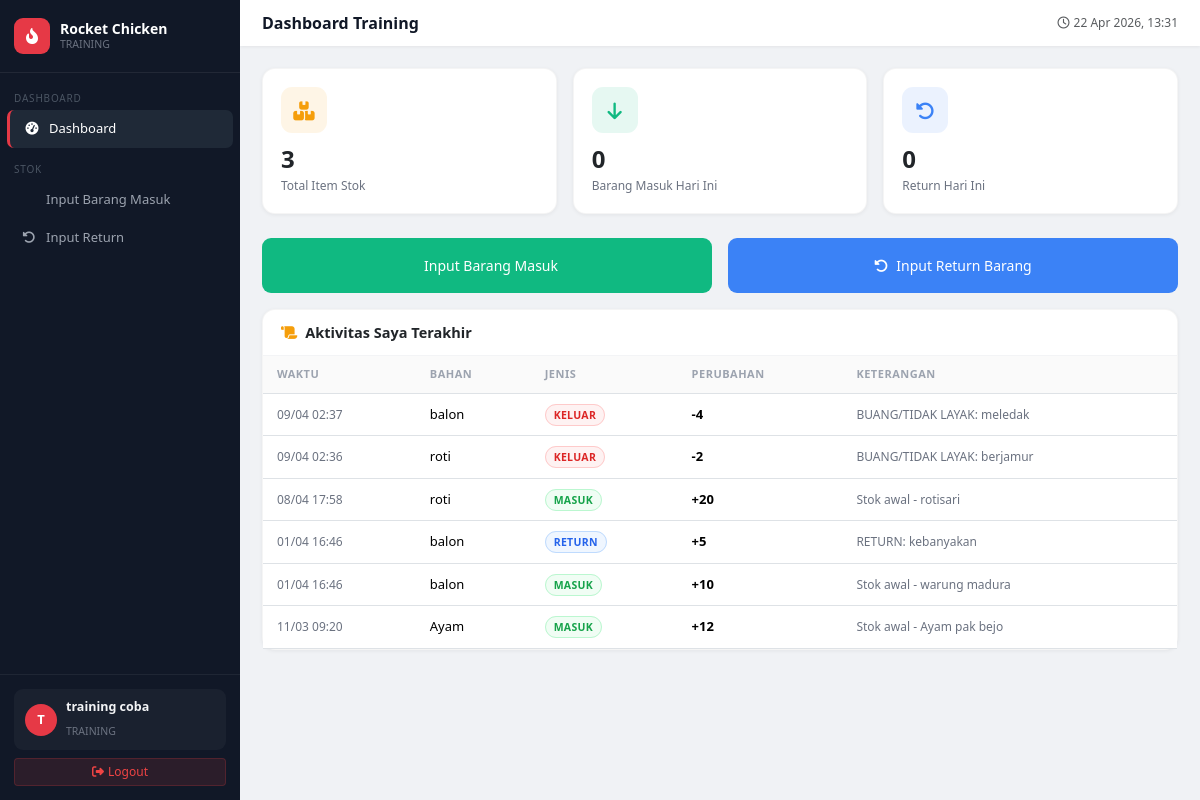
Page /view/training/dashboard.php (signed in) on the committed database.
### tables this page shows
CREATE TABLE `stok_log` (
  `id_log` int(11) NOT NULL,
  `id_stok` int(11) NOT NULL,
  `perubahan` int(11) NOT NULL,
  `alasan` text NOT NULL,
  `id_user` int(11) NOT NULL,
  `tanggal` timestamp NOT NULL DEFAULT current_timestamp(),
  `jenis` enum('MASUK','KELUAR','RETURN','') NOT NULL
);

CREATE TABLE `stok` (
  `id_stok` int(11) NOT NULL,
  `nama_bahan` varchar(100) NOT NULL,
  `jumlah` int(11) NOT NULL,
  `satuan` varchar(20) NOT NULL
);

### view/training/dashboard.php (the view, shortened to what this page needs)
<?php
require_once __DIR__ . '/../../config/database.php';
$totalStok = mysqli_fetch_assoc(mysqli_query($conn,"SELECT COUNT(*) c FROM stok"))['c'];
$totalMasuk= mysqli_fetch_assoc(mysqli_query($conn,"SELECT COUNT(*) c FROM stok_log WHERE jenis='MASUK' AND DATE(tanggal)=CURDATE()"))['c'];
$totalReturn=mysqli_fetch_assoc(mysqli_query($conn,"SELECT COUNT(*) c FROM return_barang WHERE DATE(tanggal)=CURDATE()"))['c'];
$recentLogs= mysqli_query($conn,"SELECT sl.*, s.nama_bahan FROM stok_log sl JOIN stok s ON sl.id_stok=s.id_stok WHERE sl.id_user=".(int)$_SESSION['id_user']." ORDER BY sl.tanggal DESC LIMIT 7");
include __DIR__ . '/../../includes/layout_start.php';
?>
<div class="row g-3 mb-4">
  <div class="col-sm-4">
    <div class="stat-card"><div class="s-ic mb-2" style="background:rgba(245,158,11,.1);color:#f59e0b"><i class="fa-solid fa-boxes-stacked"></i></div>
      <div style="font-size:24px;font-weight:800"><?=$totalStok?></div><div style="font-size:12px;color:#6b7280">Total Item Stok</div>
    </div>
  </div>
  <div class="col-sm-4">
    <div class="stat-card"><div class="s-ic mb-2" style="background:rgba(16,185,129,.1);color:#10b981"><i class="fa-solid fa-arrow-down"></i></div>
      <div style="font-size:24px;font-weight:800"><?=$totalMasuk?></div><div style="font-size:12px;color:#6b7280">Barang Masuk Hari Ini</div>
    </div>
  </div>
  <div class="col-sm-4">
    <div class="stat-card"><div class="s-ic mb-2" style="background:rgba(59,130,246,.1);color:#3b82f6"><i class="fa-solid fa-rotate-left"></i></div>
      <div style="font-size:24px;font-weight:800"><?=$totalReturn?></div><div style="font-size:12px;color:#6b7280">Return Hari Ini</div>
    </div>
  </div>
</div>
<div class="row g-3 mb-3">
  <div class="col-sm-6">
    <a href="stok.php" class="btn w-100 py-3" style="background:#10b981;color:#fff;border-radius:9px;font-size:14px">
      <i class="fa-solid fa-arrow-down-to-bracket me-2"></i>Input Barang Masuk
    </a>
  </div>
  <div class="col-sm-6">
    <a href="return.php" class="btn w-100 py-3" style="background:#3b82f6;color:#fff;border-radius:9px;font-size:14px">
      <i class="fa-solid fa-rotate-left me-2"></i>Input Return Barang
    </a>
  </div>
</div>
<div class="card-box">
  <div class="c-head"><h5><i class="fa-solid fa-scroll me-2" style="color:#f59e0b"></i>Aktivitas Saya Terakhir</h5></div>
  <div class="c-body p-0">
    <table class="table table-hover mb-0">
      <thead><tr><th>Waktu</th><th>Bahan</th><th>Jenis</th><th>Perubahan</th><th>Keterangan</th></tr></thead>
      <tbody>
      <?php while($l=mysqli_fetch_assoc($recentLogs)):
        $jmap=['MASUK'=>'sb-success','KELUAR'=>'sb-danger','RETURN'=>'sb-info'];
        $sc=$jmap[$l['jenis']]??'';
      ?>
      <tr>
        <td style="font-size:12px;color:#6b7280"><?= date('d/m H:i',strtotime($l['tanggal'])) ?></td>
        <td><?= htmlspecialchars($l['nama_bahan']) ?></td>
        <td><span class="rbadge <?=$sc?>"><?= $l['jenis'] ?></span></td>
        <td style="font-weight:700"><?= ($l['perubahan']>0?'+':'').number_format($l['perubahan']) ?></td>
        <td style="font-size:12px;color:#6b7280"><?= htmlspecialchars(substr($l['alasan'],0,40)) ?></td>
      </tr>
      <?php endwhile; ?>
      </tbody>
    </table>
  </div>
</div>
<?php include __DIR__ . '/../../includes/layout_end.php'; ?>

### includes/layout_start.php (style rules this page uses)
:root { --sw:240px;--brand:#e63946;--sdk:#c1121f;--sbg:#111827;--shov:#1f2937 }
body { background:#f0f2f5;font-family:'Segoe UI',sans-serif;min-height:100vh }
.stat-card { background:#fff;border-radius:13px;padding:18px;box-shadow:0 1px 4px rgba(0,0,0,.06);transition:.2s;border:1px solid rgba(0,0,0,.04) }
.stat-card .s-ic { width:46px;height:46px;border-radius:11px;display:flex;align-items:center;justify-content:center;font-size:19px }
.card-box { background:#fff;border-radius:13px;box-shadow:0 1px 4px rgba(0,0,0,.06);border:1px solid rgba(0,0,0,.04) }
.card-box .c-head { padding:14px 18px;border-bottom:1px solid #f3f4f6;display:flex;align-items:center;justify-content:space-between }
.card-box .c-head h5 { margin:0;font-size:14.5px;font-weight:700 }
.card-box .c-body { padding:18px }
.table th { font-size:11px;text-transform:uppercase;letter-spacing:.5px;color:#9ca3af;background:#fafafa;padding:10px 14px }
.table td { padding:11px 14px;font-size:13px;vertical-align:middle }
.rbadge { font-size:10.5px;padding:3px 8px;border-radius:20px;font-weight:600;letter-spacing:.3px }
.sb-success { background:#f0fdf4;color:#16a34a;border:1px solid #bbf7d0 }
.sb-danger { background:#fef2f2;color:#dc2626;border:1px solid #fecaca }
.sb-info { background:#eff6ff;color:#2563eb;border:1px solid #bfdbfe }

### rows in the picture
stok_log: tanggal "09/04 02:37", id_stok.nama_bahan "balon", jenis "KELUAR", perubahan "-4", alasan "BUANG/TIDAK LAYAK: meledak"
stok_log: tanggal "09/04 02:36", id_stok.nama_bahan "roti", jenis "KELUAR", perubahan "-2", alasan "BUANG/TIDAK LAYAK: berjamur"
stok_log: tanggal "08/04 17:58", id_stok.nama_bahan "roti", jenis "MASUK", perubahan "20", alasan "Stok awal - rotisari"
stok_log: tanggal "01/04 16:46", id_stok.nama_bahan "balon", jenis "RETURN", perubahan "5", alasan "RETURN: kebanyakan"
stok_log: tanggal "01/04 16:46", id_stok.nama_bahan "balon", jenis "MASUK", perubahan "10", alasan "Stok awal - warung madura"
stok_log: tanggal "11/03 09:20", id_stok.nama_bahan "Ayam", jenis "MASUK", perubahan "12", alasan "Stok awal - Ayam pak bejo"

### other values in the picture
$role "TRAINING"
substr($_SESSION['nama']??'U',0,1) "T"
$_SESSION['nama'] "training coba"
$pageTitle "Dashboard Training"
$totalStok "3"
$totalMasuk "0"
$totalReturn "0"
